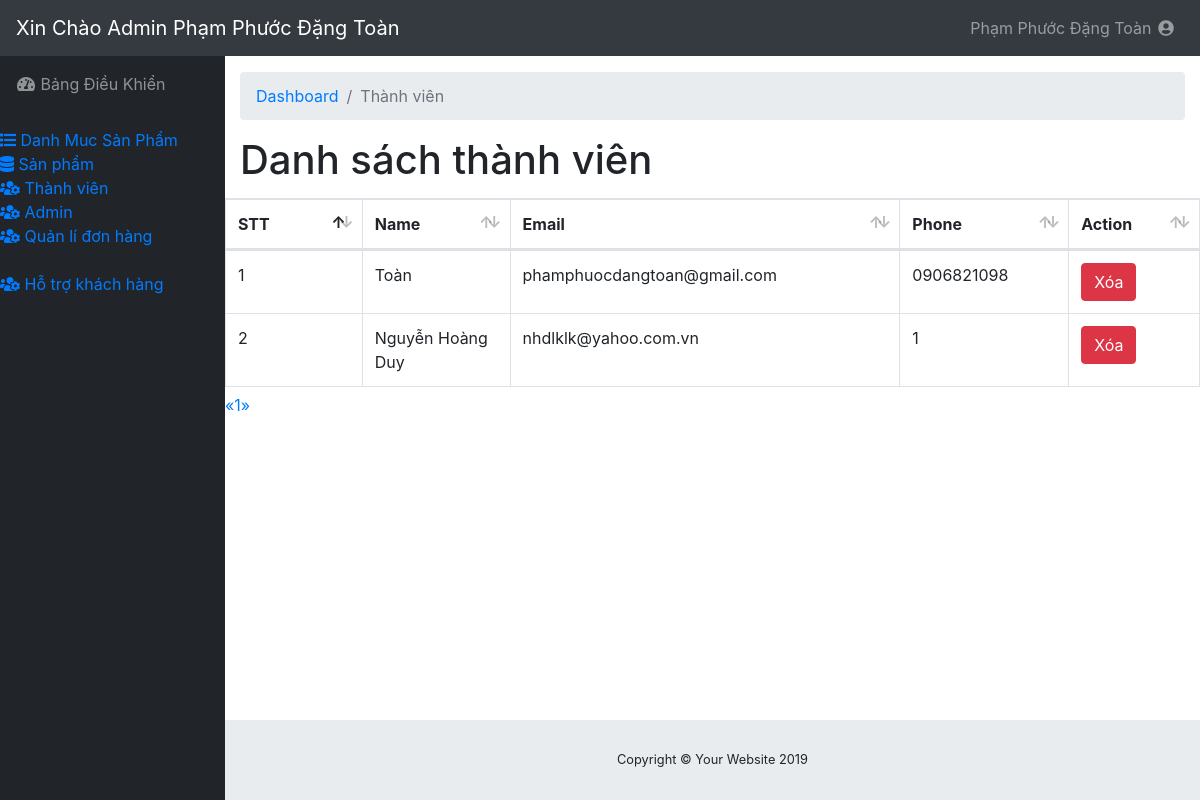
Screenshot of /admin/modules/user/index.php (signed in) with the database file from the repository.
### tables this page shows
CREATE TABLE IF NOT EXISTS `users` (
`id` int(11) NOT NULL,
  `name` varchar(100) DEFAULT NULL,
  `email` varchar(100) DEFAULT NULL,
  `phone` char(15) DEFAULT NULL,
  `address` varchar(100) DEFAULT NULL,
  `password` varchar(50) DEFAULT NULL,
  `avatar` varchar(100) DEFAULT NULL,
  `status` tinyint(4) DEFAULT '1',
  `token` varchar(50) DEFAULT NULL,
  `created_at` timestamp NULL DEFAULT NULL,
  `update_at` timestamp NULL DEFAULT NULL ON UPDATE CURRENT_TIMESTAMP
);

### libraries/Database.php (called while the page is built, shortened)
<?php
    class Database
    {
        public $link;
        public function __construct()
        {
            $this ->link = mysqli_connect("localhost","123","123","shopgiay") or die ();
            mysqli_set_charset($this ->link,"utf8");
        }
        public function countTable($table)
        {
            $sql = "SELECT id FROM  {$table}";
            $result = mysqli_query($this->link, $sql) or die("Lỗi Truy Vấn countTable----" .mysqli_error($this->link));
            $num = mysqli_num_rows($result);
            return $num;
        }
         public  function fetchJone($table,$sql ,$page = 0,$row ,$pagi = false )
        {
            $data = [];
            if ($pagi == true )
            {
                $total = $this->countTable($table);
                $sotrang = ceil($total / $row);
                $start = ($page - 1 ) * $row ;
                $sql .= " LIMIT $start,$row";
                $data = [ "page" => $sotrang];
                $result = mysqli_query($this->link,$sql) or die("Lỗi truy vấn fetchJone ---- " .mysqli_error($this->link));
            }
            else
            {
                $result = mysqli_query($this->link,$sql) or die("Lỗi truy vấn fetchJone ---- " .mysqli_error($this->link));
            }
            if( $result)
            {
                while ($num = mysqli_fetch_assoc($result))
                {
                    $data[] = $num;
                }
            }
            return $data;
        }
    }
?>

### admin/autoload/autoload.php (called while the page is built, shortened)
<?php
require_once("/../../libraries/Database.php");
$db = new Database ;
?>

### admin/modules/user/index.php (the view, shortened to what this page needs)
<?php
require_once("/../../autoload/autoload.php");
if(isset($_GET['page']))
{
  $p=$_GET['page'];
}
else
{
  $p=1;
}
$sql = "SELECT users.* From users ORDER By ID DESC ";
        $admin=$db->fetchJone('users',$sql,$p,5,true);
        if(isset($admin['page']))
        {
          $sotrang=$admin['page'];
          unset($admin['page']);
        }
?>
<?php require_once ("/../../layouts/header.php") ?>
 <div id="content-wrapper">
      <div class="container-fluid">
        <ol class="breadcrumb">
          <li class="breadcrumb-item">
            <a href="index.php">Dashboard</a>
          </li>
          <li class="breadcrumb-item active">Thành viên</li>
        </ol>
        <h1>Danh sách thành viên</h1>
      </div>
    <div class="row">
        <div class="col-md-12">
              <div class="table-responsive">
    <div id="dataTable_wrapper" class="dataTables_wrapper dt-bootstrap4">
        <div class="row">
            <div class="col-sm-12">
                <table class="table table-bordered dataTable" id="dataTable" width="100%" cellspacing="0" role="grid" aria-describedby="dataTable_info" style="width: 100%;">
                    <thead>
                        <tr role="row">
                            <th class="sorting_asc" tabindex="0" aria-controls="dataTable" rowspan="1" colspan="1" aria-sort="ascending" aria-label="Name: activate to sort column descending" style="width: 55px;">STT</th>
                            <th class="sorting" tabindex="0" aria-controls="dataTable" rowspan="1" colspan="1" aria-label="Position: activate to sort column ascending" style="width: 63px;">Name</th>
                            <th class="sorting" tabindex="0" aria-controls="dataTable" rowspan="1" colspan="1" aria-label="Position: activate to sort column ascending" style="width: 63px;">Email</th>
                            <th class="sorting" tabindex="0" aria-controls="dataTable" rowspan="1" colspan="1" aria-label="Position: activate to sort column ascending" style="width: 63px;">Phone</th>
                            <th class="sorting" tabindex="0" aria-controls="dataTable" rowspan="1" colspan="1" aria-label="Age: activate to sort column ascending" style="width: 31px;">Action</th>
                        </tr>
                    </thead>
                    <tbody>
                        <?php $stt = 1; foreach ($admin as $item): ?>
                        <tr>
                          <td> <?php echo $stt ?></td>
                          <td> <?php echo $item['name'] ?></td>
                          <td> <?php echo $item['email'] ?></td>
                           <td> <?php echo $item['phone'] ?></td>
                           <td>
                             <a class="btn btn-xs btn-danger" href="delete.php?id=<?php echo $item['id'] ?>"> Xóa </a>
                           </td>
                        </tr>
                      <?php  $stt ++; endforeach ?>
                    </tbody>
                </table>
                <div class="pull-right">
                  <nav aria-label="Page navigation" class="clearfix">
    <ul class="pagination">
            <a href="#" aria-label="Previous">
            <span aria-hidden="true">&laquo;</span>
            </a>
       <?php for($i =1 ; $i <= $sotrang;$i++) : ?>
        <?php
            if(isset($_GET['page']))
            {
              $p=$_GET['page'];
            }
            else
            {
              $p=1;
            }
         ?>
         <li class="<?php echo ($i==$p) ? 'active' : '' ?>" >
          <a class= ""href="?page=<?php echo $i ;?>"><?php echo $i; ?></a>
        </li>
      <?php endfor; ?>
            <a href="#" aria-label="Next">
            <span aria-hidden="true">&raquo;</span>
            </a>
    </ul>
</nav>
                </div>
            </div>
        </div>
        </div>
    </div>
        </div>
    </div>
</div>
     <?php require_once ("/../../layouts/footer.php") ?>

### rows the page displays
users: name "Toàn", email "phamphuocdangtoan@gmail.com", phone "0906821098"
users: name "Nguyễn Hoàng Duy", email "nhdlklk@yahoo.com.vn", phone "1"

### other values shown
$_SESSION['admin_name'] "Phạm Phước Đặng Toàn"
